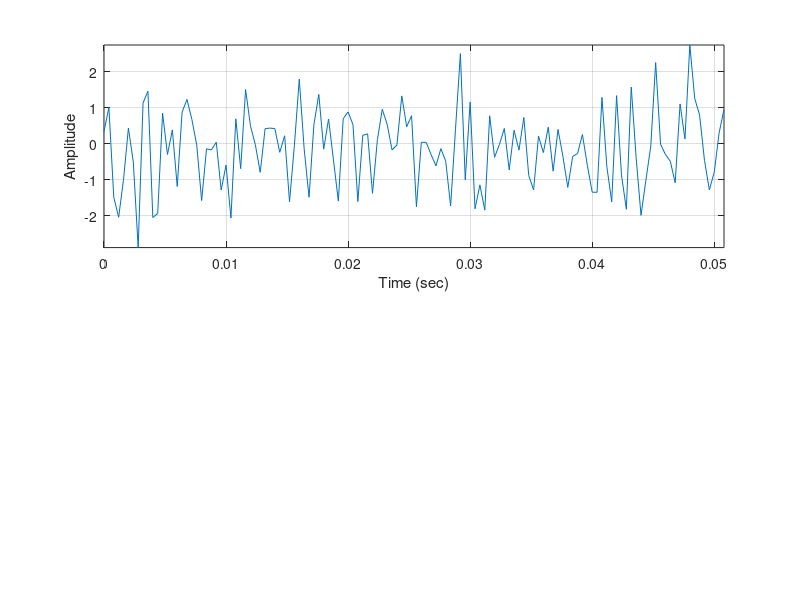

The MATLAB source for this figure: (Note: this script raises an error after producing the figure.)
% * All TFRS for all datasets*
%% CONNECTIVITY matrices calculation %%%
%%28 Oct 2009
%% START by clearing
% clear all
%% IMIA 
%% the startup function
Fs = 2500;
t  = 0:1/Fs:1-(1/Fs);
A  = 1;   % Vpeak
F1 = 20; % Hz
x  = A*sin(2*pi.*t*F1);
noise=randn(1, length(t));
x=0.1*x+noise; 

idx = 1:128;
figure; subplot(2,1,1);
plot(t(idx),x(idx)); grid; ylabel('Amplitude'); xlabel('Time (sec)');
axis tight;
h = spectrum.periodogram('hamming');
hopts = psdopts(h,x);  % Default options
set(hopts,'Fs',Fs,'SpectrumType','onesided','centerdc',true);
subplot(2,1,2);msspectrum(h,x,hopts);
set(gcf,'Color',[1 1 1])
%end of the start up function
x_del=0.1*cos(2*pi*t*F1)+noise; 

%x_del=A*sin(2*pi*(t+(20*1/Fs))*F1);
figure(100); plot(x); hold on; plot(x_del, 'r')

disp('START..>>>')
fs=input('Write the Sampling Frequency Fs ..');
dt = 1/Fs; 

ndata = 1;% input('How many datasets?     ');
nsorgenti= 2;%%%input('numero sorgenti?       ');
nchan = nsorgenti;
tic
timeVec=t;
timeVec_msec=1000.*t;

freqN = input('frequency to start?        ')
% Frequency Info
repeats = 1;% input('For how many times -subsequent frequency bands?   ')
for q = 1:repeats
    freq1=freqN;
    freqN=freq1+4;  
    freqVec =freq1:0.1:freqN; % 2:0.05:16  %% To eida kai 0.25 
    width = 16;
    disp('Calculating for Hz')
    n_freq=length(freqVec);
    disp(freq1)
    disp(freqN)
    load x
    load x_del
    ntri=1;  
    TFR_array = zeros(length(freqVec), length(timeVec), nchan);
    ii=sqrt(-1); % laura
    collect_sts_all=zeros(nchan, length(timeVec)); 
    collect_sts = zeros(nchan, length(timeVec)); 
    collect_sts(1, :) = x;   
    collect_sts(2, :) = x_del; 
%     collect_sts = collect_sts'; % Ara collect_sts = nchan x timepoints
    B=zeros(length(freqVec), length(timeVec));
    PH=zeros(length(freqVec), length(timeVec));
    tempPH = zeros(nchan, length(freqVec), length(timeVec)); %laura
    
    TFR = []; %einai gia na to adeiase
            for r=1:2 % the channels
                for j=1:length(freqVec)  %gia kathe frequency
                    [enrg,ph] = energyvec_phase(freqVec(j), collect_sts(r, :), fs, width);%
                      B(j, :) =enrg + B(j,:); %energyvec_phase(freqVec(j), collect_sts(r, :), fs, width) + B(j,:);
                      PH(j, :) = ph; %energyvec_phase(freqVec(j), collect_sts(r, :), fs, width) + B(j,:);
                end
                tempPH(r, :, :) = PH(:,:); 
            end
end   % end for every source / channel 

        %TFR_all: nchan x freqVec x timepoints 
       
     %Exw dialexei mia syxnotita !!! tin noumeero 3
     
        %for l = 1:(ntri-2) % Gia kathe single trial ftiaxnoume ena array me ta single trials, to collect_sts
        
                            figure;
                            a1=squeeze((tempPH(1,21,:)));
                            subplot(5,1,2);plot(timeVec_msec,a1);axis tight;
                            title(['Phase of Ch ' num2str(1)])
                            
                            subplot(5,1,1);plot(timeVec_msec,x);axis tight;
                            title('Ch 1')
                            
                            a2=squeeze((tempPH(2,21,:)));
                            subplot(5,1,4); plot(timeVec_msec,a2);axis tight;
                            title(['Phase of Ch ' num2str(2)]);
                            
                            subplot(5,1,3);plot(timeVec_msec,x_del);axis tight;
                            title(['Ch ' num2str(2)]);
                            
                            subplot(5,1,5);
                            a13=abs(squeeze(unwrap(tempPH(1,21,:)-tempPH(2,3,:))));
                            plot(timeVec_msec,a13);axis tight;
                            title(['Phase Difference between Ch ' num2str(1) '-Ch' num2str(2) ' At fq=' num2str(freqVec(3))]);
                            %collect_phs(:,k1,k2)=a13;  %% ntris x stdatapoints x nchan1 x nchan2 
                            
                            
%                             [ax,h5]=suplabel(['Single Trial'] ,'t');  
%                             set(h5,'FontSize',11) 
                                   
                 
                  
    avg_phs=mean(collect_phs,3); %%avg_phs=ntris x datapoints x nchan1 
    avg_phs_final=mean(avg_phs,1); %%% 1 x datapoints x nchan
    figure; subplot(3,1,1);plot(timeVec_msec, avg_phs_final(:,:,1)); title(['Average Phase Difference of Channel ' num2str(1) ' averaged contribution to all other channels']);
    subplot(3,1,2);plot(timeVec_msec, avg_phs_final(:,:,2)); title(['Average Phase Difference of Channel ' num2str(2) ' averaged contribution to all other channels']);
    subplot(3,1,3);plot(timeVec_msec, avg_phs_final(:,:,3)); title(['Average Phase Difference of Channel ' num2str(3) ' averaged contribution to all other channels']);
     
        %%%% we average the single trials phase information into one
        %%%% average
        
avg_phs_f=mean(collect_phs,1); %% 1 x datapoints x nchan x nchan
figure; plot(timeVec_msec, avg_phs_f(1,:,1,2)); title(['Ch ' num2str(1) '-Ch' num2str(2) ' fq=' num2str(freqVec(3))]);%% ch 1 - ch 2
figure; plot(timeVec_msec, avg_phs_f(1,:,1,3)); title(['Ch ' num2str(1) '-Ch' num2str(3) ' fq=' num2str(freqVec(3))]);%% ch 1 - ch 3
figure; plot(timeVec_msec, avg_phs_f(1,:,2,3));title(['Ch ' num2str(2) '-Ch' num2str(3) ' fq=' num2str(freqVec(3))]);%% ch 2 - ch 3
          
 %%(number of repetitions - datas)

       
